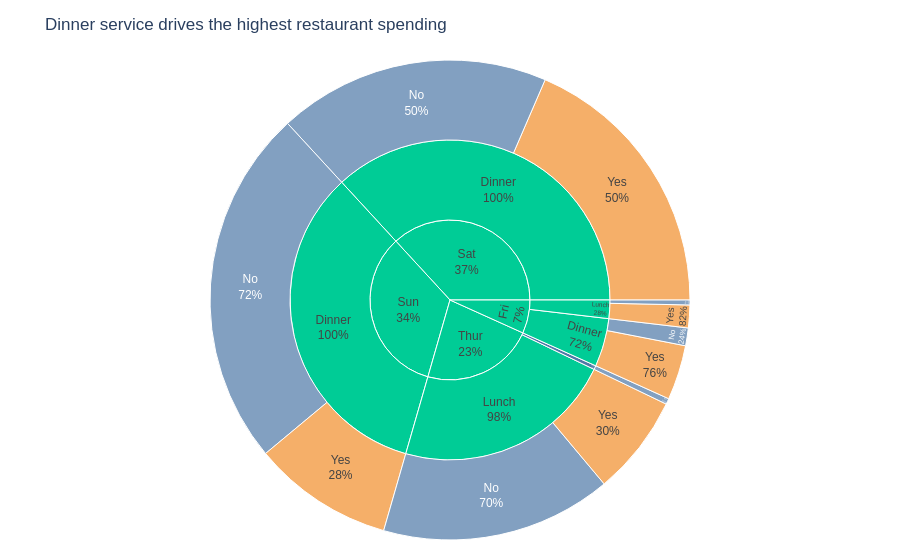

The notebook cell saved with this chart:
### Markdown cell above
## Task 2 — Sunburst: tipping behaviour by day and meal time

### Code cell
tips = px.data.tips()

tips_sum = (
    tips.groupby(['day', 'time', 'smoker'])['total_bill']
    .sum()
    .reset_index()
)

fig = px.sunburst(
    tips_sum,
    path=['day', 'time', 'smoker'],
    values='total_bill',
    color='smoker',
    color_discrete_map={
        'Yes': '#F28E2B',
        'No': '#4E79A7'
    },
    title='Dinner service drives the highest restaurant spending'
)

fig.update_traces(
    textinfo='label+percent parent',
    root_color='lightgrey'
)

fig.update_layout(
    template='plotly_white',
    font_family='Arial',
    margin=dict(t=60, l=20, r=20, b=20)
)

fig.show()
fig.show(renderer="png")

### Figure 1 — Plotly figure (JSON) as saved in the notebook; plotly's stock layout.template omitted (floating-point values rounded to 4 significant figures)
{"data": [{"branchvalues": "total", "customdata": [["(?)"], ["(?)"], ["(?)"], ["(?)"], ["(?)"], ["(?)"], ["(?)"], ["(?)"], ["(?)"], ["No"], ["No"], ["No"], ["No"], ["No"], ["No"], ["No"], ["Yes"], ["Yes"], ["Yes"], ["Yes"], ["Yes"]], "domain": {"x": [0, 1], "y": [0, 1]}, "hovertemplate": "labels=%{label}<br>total_bill=%{value}<br>parent=%{parent}<br>id=%{id}<br>smoker=%{customdata[0]}<extra></extra>", "ids": ["Thur", "Sat", "Fri", "Thur/Lunch", "Sun/Dinner", "Sat/Dinner", "Fri/Lunch", "Fri/Dinner", "Sun", "Thur/Dinner", "Fri/Dinner/No", "Thur/Dinner/No", "Sun/Dinner/No", "Sat/Dinner/No", "Fri/Lunch/No", "Thur/Lunch/No", "Sun/Dinner/Yes", "Sat/Dinner/Yes", "Fri/Lunch/Yes", "Fri/Dinner/Yes", "Thur/Lunch/Yes"], "labels": ["Thur", "Sat", "Fri", "Lunch", "Dinner", "Dinner", "Lunch", "Dinner", "Sun", "Dinner", "No", "No", "No", "No", "No", "No", "Yes", "Yes", "Yes", "Yes", "Yes"], "marker": {"colors": ["#00cc96", "#00cc96", "#00cc96", "#00cc96", "#00cc96", "#00cc96", "#00cc96", "#00cc96", "#00cc96", "#4E79A7", "#4E79A7", "#4E79A7", "#4E79A7", "#4E79A7", "#4E79A7", "#4E79A7", "#F28E2B", "#F28E2B", "#F28E2B", "#F28E2B", "#F28E2B"]}, "name": "", "parents": ["", "", "", "Thur", "Sun", "Sat", "Fri", "Fri", "", "Thur", "Fri/Dinner", "Thur/Dinner", "Sun/Dinner", "Sat/Dinner", "Fri/Lunch", "Thur/Lunch", "Sun/Dinner", "Sat/Dinner", "Fri/Lunch", "Fri/Dinner", "Thur/Lunch"], "root": {"color": "lightgrey"}, "textinfo": "label+percent parent", "type": "sunburst", "values": [1096.0, 1778.0, 325.9, 1078.0, 1627.0, 1778.0, 89.92, 236.0, 1627.0, 18.78, 57.7, 18.78, 1169.0, 884.8, 15.98, 751.3, 458.3, 893.6, 73.94, 178.3, 326.2]}], "layout": {"font": {"family": "Arial"}, "legend": {"tracegroupgap": 0}, "margin": {"b": 20, "l": 20, "r": 20, "t": 60}, "title": {"text": "Dinner service drives the highest restaurant spending"}}}
